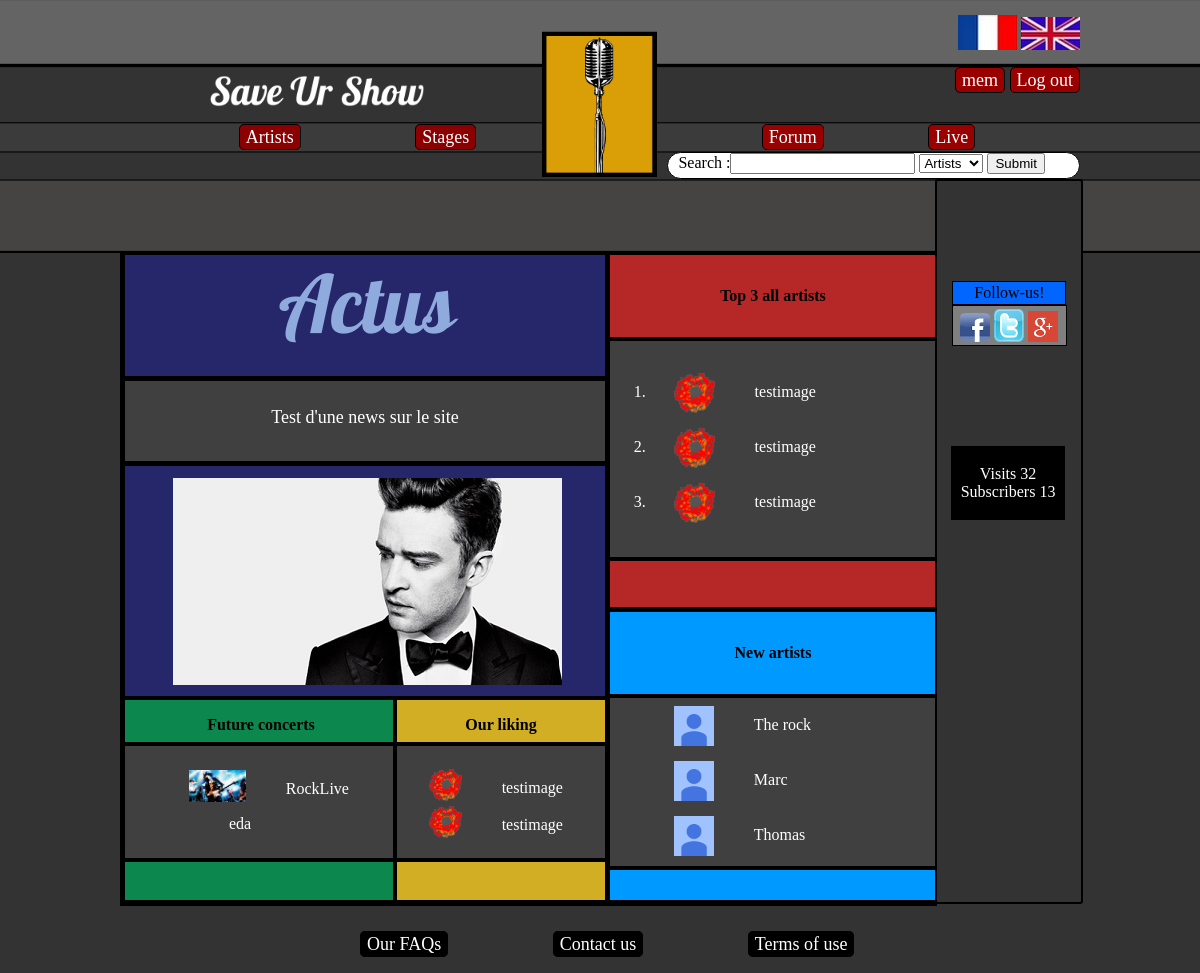
The page /SaveUrShow/index.php?page=select_lang&lang=en (signed in) on the database its author committed.
### tables this page shows
CREATE TABLE IF NOT EXISTS `statistique` (
  `ID` int(11) NOT NULL AUTO_INCREMENT,
  `nombre_inscrit` int(11) DEFAULT NULL,
  `nombre_visite` int(11) DEFAULT NULL,
  PRIMARY KEY (`ID`)
);

CREATE TABLE IF NOT EXISTS `actu` (
  `ID` int(11) NOT NULL AUTO_INCREMENT,
  `texte` text NOT NULL,
  `photo` varchar(255) DEFAULT NULL,
  PRIMARY KEY (`ID`)
);

CREATE TABLE IF NOT EXISTS `artiste` (
  `ID` int(11) NOT NULL AUTO_INCREMENT,
  `nom_artiste` varchar(25) NOT NULL,
  `date_ajout_artiste` datetime DEFAULT NULL,
  `image_artiste` varchar(255) DEFAULT NULL,
  `bio_artiste` text,
  `ID_genre` int(11) NOT NULL,
  PRIMARY KEY (`ID`)
);

CREATE TABLE IF NOT EXISTS `concert` (
  `ID` int(11) NOT NULL AUTO_INCREMENT,
  `nom_du_concert` varchar(255) NOT NULL,
  `image_concert` varchar(255) DEFAULT NULL,
  `date_du_concert` date DEFAULT NULL,
  `heure_du_concert` time DEFAULT NULL,
  `salle_ID` int(11) DEFAULT NULL,
  `date_ajout_concert` datetime DEFAULT NULL,
  PRIMARY KEY (`ID`),
  KEY `fk_concert_salle1_idx` (`salle_ID`)
);

### SaveUrShow/controleurs/accueil.php (called while the page is built)
<?php
include('modeles/modele_news.php');
$actu = getActu();
$IDTop = getIDTop();
$artiste1 = getArtiste($IDTop['ID_artiste1']);
$artiste2 = getArtiste($IDTop['ID_artiste2']);
$artiste3 = getArtiste($IDTop['ID_artiste3']);
$IDCoeur = getIDCoeur();
$coeur1 = getArtiste($IDCoeur['ID_artiste1']);
$coeur2 = getArtiste($IDCoeur['ID_artiste2']);
$newArtiste = getNewArtiste();
$lastConcert = getLastConcert();
include('vues/header.php');
include('vues/vue_accueil.php');
include('vues/footer.php');
 ?>

### SaveUrShow/controleurs/select_lang.php (called while the page is built, shortened)
<?php
	if ($_SESSION['lang']=='en') {
		include('controleurs/en.php');
}else{
		include('controleurs/fr.php');
}
	include('controleurs/accueil.php');
?>

### SaveUrShow/controleurs/en.php (called while the page is built, shortened)
<?php
	$DECONNEXION = 'Log out';
	$TXT_ARTISTES = 'Artists';
	$TXT_SALLES = 'Stages';
	$TXT_CONCERTS = 'Live';
	$TXT_FORUM = 'Forum';
	$RECHERCHE = 'Search :';
	$TXT_CHERCHER = 'Submit';
	$TXT_SUIVRE = 'Follow-us!';
	$TXT_CONNECTES = 'Visits';
	$TXT_INSCRITS = 'Subscribers';
$_TOP_ARTISTE = 'Top 3 all artists';
$_NEW_ARTISTE = 'New artists';
$COEUR = 'Our liking';
$VENIR = 'Future concerts';
 ?>

### SaveUrShow/modeles/modele_stat.php (called while the page is built, shortened)
<?php
	function nbrVisite(){
	global $bdd;
	$req = $bdd -> prepare("SELECT nombre_visite FROM statistique");
	$req -> execute();
	$res = $req->fetch();
	return $res[0];
	}
	function nbrInscrit(){
		global $bdd;
		$req = $bdd -> prepare("SELECT count(ID) FROM membre");
		$req -> execute();
	$res = $req->fetch();
	return $res['count(ID)'];
	}
 ?>

### SaveUrShow/modeles/modele_news.php (called while the page is built)
<?php
function getActu(){
		global $bdd;
		$query=$bdd->prepare('SELECT texte, photo FROM actu');
        $query->execute();
	    $actu=$query->fetch();
	    return $actu;
}
function getIDTop(){
		global $bdd;
		$req = $bdd -> query("SELECT ID_artiste1,  ID_artiste2, ID_artiste3 FROM top");
		$IDTop=$req->fetch();
	    return $IDTop;
}
function getArtiste($ID){
		global $bdd;
		$query=$bdd->prepare('SELECT artiste.nom_artiste, artiste.image_artiste FROM artiste WHERE ID = :ID');
		$query->bindValue(':ID',$ID, PDO::PARAM_STR);
        $query->execute();
	    $top_artiste=$query->fetch();
	    return $top_artiste;
}
function getIDCoeur(){
		global $bdd;
		$req = $bdd -> query("SELECT ID_artiste1,  ID_artiste2 FROM coup_de_coeur");
		$IDCoeur=$req->fetch();
	    return $IDCoeur;
}
function getNewArtiste(){
		global $bdd;
		$query=$bdd->prepare('SELECT artiste.nom_artiste, artiste.image_artiste FROM artiste ORDER BY date_ajout_artiste DESC');
        $query->execute();
	    $new_artiste=$query->fetchAll();
	    return $new_artiste;
}
function getLastConcert(){
		global $bdd;
		$query=$bdd->prepare('SELECT nom_du_concert, image_concert FROM concert ORDER BY date_du_concert DESC');
        $query->execute();
	    $lastConcert=$query->fetchAll();
	    return $lastConcert;
}
?>

### SaveUrShow/vues/vue_accueil.php (the view, shortened to what this page needs)
<div class="container1">
<div class="titre1"><a href="#"><img src="ressources/image/actus.png"/></a></div>
<div class="box1"><?php echo $actu['texte'] ?></div>
<a href="#"><img class="photo" src=<?php echo '"'.$actu['photo'].'"' ?>/></a>
</div>
<div class="container2">
<div class="titre2"><?php echo $_TOP_ARTISTE ?></div>
<div class="box2">
	<ol>
		<li class=""><a href=<?php echo '"?page=artiste&artiste='.$artiste1['nom_artiste'].'"' ?>><img class="artistes" src=<?php echo '"'.$artiste1['image_artiste'].'"' ?>/><?php echo $artiste1['nom_artiste'] ?></a></li>
		<li class=""><a href=<?php echo '"?page=artiste&artiste='.$artiste2['nom_artiste'].'"' ?>><img class="artistes" src=<?php echo '"'.$artiste2['image_artiste'].'"' ?>/><?php echo $artiste2['nom_artiste'] ?></a></li>
		<li class=""><a href=<?php echo '"?page=artiste&artiste='.$artiste3['nom_artiste'].'"' ?>><img class="artistes" src=<?php echo '"'.$artiste3['image_artiste'].'"' ?>/><?php echo $artiste3['nom_artiste'] ?></a></li>
	</ol>
</div>
</div>
<div class="container3">
<div class="titre3"><?php echo $_NEW_ARTISTE ?></div>
<div class="box3">
	<ul>
		<li class=""><a href=<?php echo '"?page=artiste&artiste='.$newArtiste[0]['nom_artiste'].'"' ?>> <img class="new" src=<?php echo '"'.$newArtiste[0]['image_artiste'].'"' ?>/><?php echo $newArtiste[0]['nom_artiste'] ?></a></li>
		<li class=""><a href=<?php echo '"?page=artiste&artiste='.$newArtiste[1]['nom_artiste'].'"' ?>> <img class="new" src=<?php echo '"'.$newArtiste[1]['image_artiste'].'"' ?>/><?php echo $newArtiste[1]['nom_artiste'] ?></a></li>
		<li class=""><a href=<?php echo '"?page=artiste&artiste='.$newArtiste[2]['nom_artiste'].'"' ?>> <img class="new" src=<?php echo '"'.$newArtiste[2]['image_artiste'].'"' ?>/><?php echo $newArtiste[2]['nom_artiste'] ?></a></li>
	</ul>
</div>
</div>
<div class="container4">
<div class="titre4"><?php echo $VENIR ?></div>
<div class="box4">
	<ul>
		<li><a href=<?php echo '"?page=concert&concert='.$lastConcert[0]['nom_du_concert'].'"' ?>><img class="coeur" src=<?php echo '"'.$lastConcert[0]['image_concert'].'"' ?>/><?php echo $lastConcert[0]['nom_du_concert'] ?></a></li>
		<li><a href=<?php echo '"?page=concert&concert='.$lastConcert[1]['nom_du_concert'].'"' ?>><img class="coeur" src=<?php echo '"'.$lastConcert[1]['image_concert'].'"' ?>/><?php echo $lastConcert[1]['nom_du_concert'] ?></a></li>
	</ul>
</div>
</div>
<div class="container5">
<div class="titre5"><?php echo $COEUR ?></div>
<div class="box5">
<br>
	<ul>
		<li class=""><a href=<?php echo '"?page=artiste&artiste='.$coeur1['nom_artiste'].'"' ?>><img class="coeur" src=<?php echo '"'.$coeur1['image_artiste'].'"' ?>/><?php echo $coeur1['nom_artiste'] ?></a></li>
		<li class=""><a href=<?php echo '"?page=artiste&artiste='.$coeur2['nom_artiste'].'"' ?>><img class="coeur" src=<?php echo '"'.$coeur2['image_artiste'].'"' ?>/><?php echo $coeur2['nom_artiste'] ?></a></li>
	</ul>
</div>
</div>
</div>

### SaveUrShow/vues/header.php (shortened to what this page needs)
<!doctype html>
<html lang="en">
<head>
<link rel="stylesheet" href="ressources/style.css" type="text/css" media="screen" />
<body>
<header>
	<div id="logo">
	</div>
	<a href="?page=accueil"><div id="nom">
	</div></a>
	<div id="drapeau">
	<a href="?page=select_lang&lang=fr"> <img src="ressources/image/drap_fr.png" alt="Version Française" /></a>
	<a href="?page=select_lang&lang=en"> <img src="ressources/image/drap_en.png" alt="Version Anglaise"/></a>
	</div>
	<div id="connexion">
		<ul>
			<?php
			if (!isset($_SESSION['pseudo'])){
				echo '
				<li class="zone1"><a href="?page=connexion">'.$CONNEXION.'</a></li>
				<li class="zone1"><a href="?page=inscription">'.$INSCRIPTION.'</a></li>';
			}else{
				echo'
				<li class="zone1"><a href="?page=profil&profil='.$_SESSION['pseudo'].'">'.$_SESSION['pseudo'].'</a></li>
				<li class="zone1"><a href="?page=deconnexion">'.$DECONNEXION.'</a></li>';
			}
			 ?>
		</ul>
	</div>
	<div id="artistes_salles">
		<ul>
			<li class="boutons1"><a href="?page=listeartiste"><?php echo $TXT_ARTISTES;?></a></li>
			<li class="boutons1"><a href="?page=listeSalles"><?php echo $TXT_SALLES;?></a></li>
		</ul>
	</div>
	<div id="forum_concerts">
		<ul>
			<li class="boutons2"><a href="?page=forum"><?php echo $TXT_FORUM;?></a></li>
			<li class="boutons2"><a href="?page=listeConcerts"><?php echo $TXT_CONCERTS;?></a></li>
		</ul>
	</div>
	<div class="Rechercher">
			<form action="index.php?page=recherche" method="post" name="Recherche">
			<label><?php echo $RECHERCHE;?></label><input type="text" name="mot_cle" id="mot_cle"/>
					<select name="type_recherche">
						<option value="1"><?php echo $TXT_ARTISTES;?></option>
					</select>
					<input type="submit" value="<?php echo $TXT_CHERCHER ;?>">
			</form>
	</div>
	<span id="bordure">
	<div id="Suivre"><span class="a3"><?php echo $TXT_SUIVRE;?></span>
	</div>
	<div class="reseaux">
		<div> <a href="https://www.facebook.com/pages/Save-Ur-Show/281799091982222?fref=ts"> <img class="reseauxsociaux" src="ressources/image/facebook.png" /></a> <span></span>
		</div>
		<div> <a href="https://twitter.com/SaveUrShow01"> <img class="reseauxsociaux" src="ressources/image/twitter.png"/></a> <span></span>
		</div>
		<div> <a href="https://plus.google.com/"> <img class="reseauxsociaux" src="ressources/image/g.png"/></a> <span></span>
		</div>
	</div>
	<div class="statistique">
		<p> <?php echo $TXT_CONNECTES;?> <?php echo $nbrVisite; ?> <br />
			<?php echo $TXT_INSCRITS;?> <?php echo $nbrInscrit; ?>
		</p>
	</div>
	</span>
</header>
<div id="contenu">

### rows shown on the page
statistique: nombre_visite "32"
actu: texte "Test d'une news sur le site", photo (picture)
artiste: image_artiste (picture), nom_artiste "testimage"
artiste: image_artiste (placeholder picture), nom_artiste "The rock"
artiste: image_artiste (placeholder picture), nom_artiste "Marc"
artiste: image_artiste (placeholder picture), nom_artiste "Thomas"
concert: image_concert (picture), nom_du_concert "RockLive"
concert: nom_du_concert "eda"

### other values the page prints
$_SESSION['pseudo'] "mem"
$DECONNEXION "Log out"
$TXT_ARTISTES "Artists"
$TXT_SALLES "Stages"
$TXT_FORUM "Forum"
$TXT_CONCERTS "Live"
$RECHERCHE "Search :"
$TXT_SUIVRE "Follow-us!"
$TXT_CONNECTES "Visits"
$TXT_INSCRITS "Subscribers"
$nbrInscrit "13"
$_TOP_ARTISTE "Top 3 all artists"
$_NEW_ARTISTE "New artists"
$VENIR "Future concerts"
$COEUR "Our liking"
